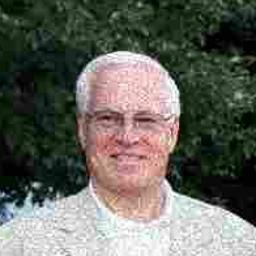
#> input picture EvidenX-V4/test_image.jpg, 256 x 256 px
$ python -i noise.py   (imports and definitions only)
#> lines starting #> are read from the running program, lines starting #| are printed output that depends on the picture
"""
engine/noise.py
================
PRNU-inspired noise residual analysis for forgery detection.

Photo Response Non-Uniformity (PRNU): every camera sensor has a unique
noise pattern imprinted on every image it captures. When an image is
digitally composited or spliced, the noise pattern becomes inconsistent
across regions — a reliable forgery signal.

We approximate PRNU analysis using:
  1. Median-filter residuals: noise = original - median_filtered
  2. Multi-scale noise variance mapping
  3. Regional variance inconsistency detection

Returns
-------
score      : float — forgery score in [0, 1] based on noise inconsistency
noise_b64  : str   — base64 PNG, multi-scale noise map (false-colour)
"""
import cv2
import numpy as np
import base64


def _to_b64(img_bgr: np.ndarray) -> str:
    _, buf = cv2.imencode('.png', img_bgr)
    return base64.b64encode(buf).decode()


def _noise_residual(channel: np.ndarray, ksize: int = 3) -> np.ndarray:
    """Extract high-frequency noise residual via median filtering."""
    blurred = cv2.medianBlur(channel, ksize)
    residual = channel.astype(np.float32) - blurred.astype(np.float32)
    return residual


def _block_variance_map(residual: np.ndarray, block: int = 32) -> np.ndarray:
    """
    Compute per-block variance of noise residual.
    Returns a variance map (same spatial shape but block-resolution).
    """
    h, w = residual.shape
    bh = h // block
    bw = w // block
    var_map = np.zeros((bh, bw), dtype=np.float32)

    for r in range(bh):
        for c in range(bw):
            patch = residual[r * block:(r + 1) * block, c * block:(c + 1) * block]
            var_map[r, c] = np.var(patch)

    return var_map


def analyze_noise(image_path: str):
    """
    PRNU noise residual analysis.

    Parameters
    ----------
    image_path : str  — path to the image file

    Returns
    -------
    score     : float — inconsistency score (0 = natural, 1 = highly suspect)
    noise_b64 : str   — base64 PNG of the false-colour noise inconsistency map
    """
#> called with image_path = '../test_image.jpg'
    try:
        img = cv2.imread(image_path)
#> img is the input picture: shape (256, 256, 3); mean B, G, R 93.3, 101.3, 100.8
        if img is None:
            raise ValueError(f"Cannot open image: {image_path}")

        h, w = img.shape[:2]
#> h = 256; w = 256
        max_dim = 512
        if max(h, w) > max_dim:
            scale = max_dim / max(h, w)
            img   = cv2.resize(img, (int(w * scale), int(h * scale)))

        h, w = img.shape[:2]
        channels = cv2.split(img)

        combined_residual = np.zeros((h, w), dtype=np.float32)
        for ch in channels:
            for ksize in (3, 5, 7):
                combined_residual += np.abs(_noise_residual(ch, ksize))
#> this loop made 3 passes
#> pass 1, in _noise_residual, `blurred = cv2.medianBlur(channel, ksize)`:
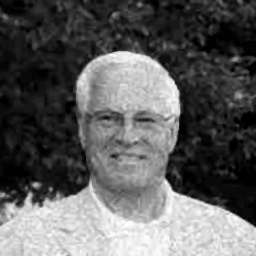
#> blurred: shape (256, 256); min 0, max 255, mean 93.2
#> pass 1, in _noise_residual (call 2), `residual = channel.astype(np.float32) - blurred.astype(np.float32)`:
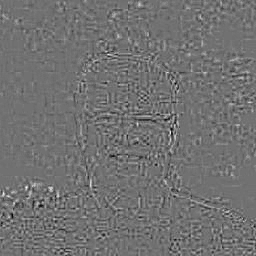
#> residual: shape (256, 256) float32; min -68, max 85, mean 0.3; drawn with min black and max white
#> after the loop:
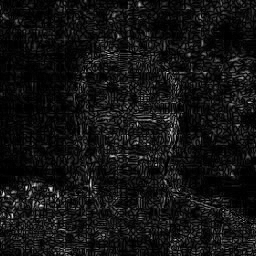
#> combined_residual: shape (256, 256) float32; min 0, max 642, mean 50; drawn with min black and max white
        combined_residual /= (3 * 3)

        block = max(16, min(h, w) // 16)
#> block = 16
        var_map = _block_variance_map(combined_residual, block=block)

        mean_var = np.mean(var_map) + 1e-9
#> mean_var = 31.38
        std_var  = np.std(var_map)
#> std_var = 27.14
        coeff_of_variation = std_var / mean_var
#> coeff_of_variation = 0.865

        score = float(np.clip((coeff_of_variation - 0.5) / 1.5, 0.0, 1.0))
#> score = 0.243

        var_vis = cv2.resize(var_map, (w, h), interpolation=cv2.INTER_NEAREST)
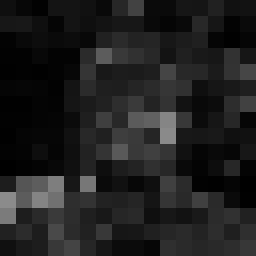
#> var_vis: shape (256, 256) float32; min 0.334, max 139.7, mean 31.4
        var_norm = cv2.normalize(var_vis, None, 0, 255, cv2.NORM_MINMAX).astype(np.uint8)
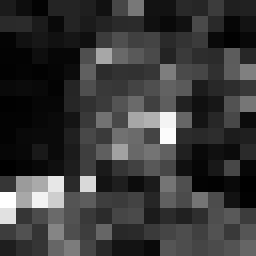
#> var_norm: shape (256, 256); min 0, max 255, mean 56.3

        noise_colored = cv2.applyColorMap(var_norm, cv2.COLORMAP_HOT)
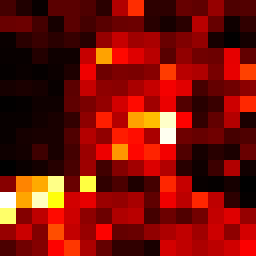
#> noise_colored: shape (256, 256, 3); mean B, G, R 4.7, 14.6, 123.9
        blended = cv2.addWeighted(img, 0.45, noise_colored, 0.55, 0)
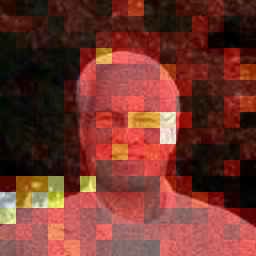
#> blended: shape (256, 256, 3); mean B, G, R 44.6, 53.6, 113.5

        return score, _to_b64(blended)

    except Exception as e:
        print(f"Noise Analysis Error: {e}")
        return 0.0, ""

>>> result = analyze_noise('../test_image.jpg')

$ run again, on EvidenX-V4/fake_1011.jpg
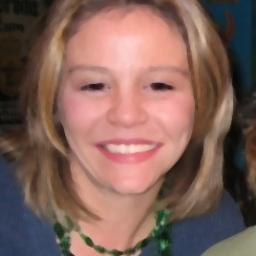
#> input picture EvidenX-V4/fake_1011.jpg, 256 x 256 px
#> in analyze_noise, img is the input picture: shape (256, 256, 3); mean B, G, R 89.2, 97.7, 128.9
#> the loop in analyze_noise, `for ch in channels:` made 3 passes
#> after the loop in analyze_noise, `for ch in channels:`:
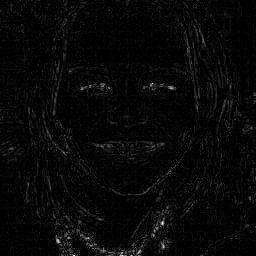
#> combined_residual: shape (256, 256) float32; min 0, max 422, mean 14.1; drawn with min black and max white
#> mean_var = 3.84
#> std_var = 6.67
#> coeff_of_variation = 1.74
#> score = 0.825
#> in analyze_noise, `blended = cv2.addWeighted(img, 0.45, noise_colored, 0.55, 0)`:
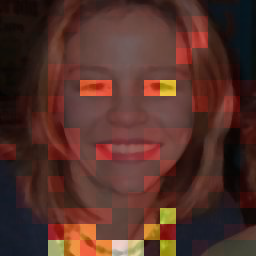
#> blended: shape (256, 256, 3); mean B, G, R 41.4, 48.9, 83.2
